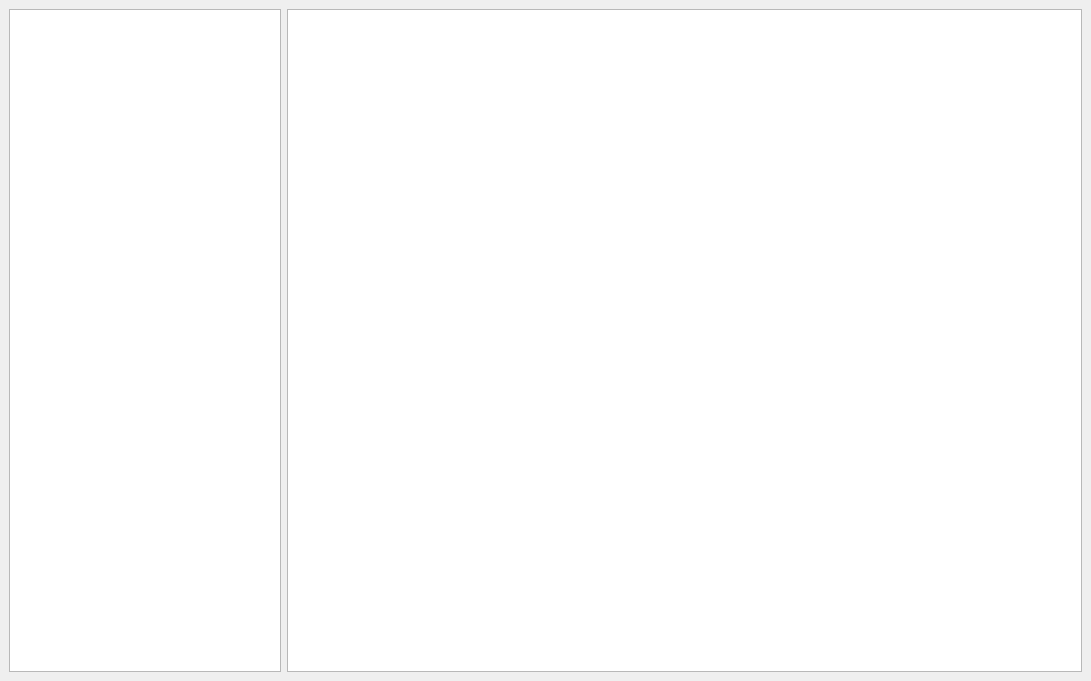
<?xml version="1.0" encoding="UTF-8"?>
<ui version="4.0">
 <class>HelpSystem</class>
 <widget class="QDockWidget" name="HelpSystem">
  <property name="enabled">
   <bool>true</bool>
  </property>
  <property name="geometry">
   <rect>
    <x>0</x>
    <y>0</y>
    <width>1091</width>
    <height>681</height>
   </rect>
  </property>
  <property name="whatsThis">
   <string>&lt;html&gt;&lt;head/&gt;&lt;body&gt;&lt;p&gt;Its your automagical help system!&lt;/p&gt;&lt;/body&gt;&lt;/html&gt;</string>
  </property>
  <property name="floating">
   <bool>false</bool>
  </property>
  <property name="features">
   <set>QDockWidget::AllDockWidgetFeatures</set>
  </property>
  <property name="windowTitle">
   <string>I am Here to Help</string>
  </property>
  <widget class="QWidget" name="dockWidgetContents">
   <layout class="QHBoxLayout" name="horizontalLayout" stretch="0,1">
    <property name="sizeConstraint">
     <enum>QLayout::SetMinAndMaxSize</enum>
    </property>
    <item>
     <widget class="QTreeView" name="helpFileTree">
      <property name="minimumSize">
       <size>
        <width>272</width>
        <height>0</height>
       </size>
      </property>
      <property name="indentation">
       <number>10</number>
      </property>
      <property name="sortingEnabled">
       <bool>true</bool>
      </property>
      <property name="animated">
       <bool>true</bool>
      </property>
      <attribute name="headerCascadingSectionResizes">
       <bool>true</bool>
      </attribute>
      <attribute name="headerMinimumSectionSize">
       <number>30</number>
      </attribute>
     </widget>
    </item>
    <item>
     <widget class="QTextBrowser" name="helpDisplay">
      <property name="frameShadow">
       <enum>QFrame::Sunken</enum>
      </property>
      <property name="lineWidth">
       <number>7</number>
      </property>
      <property name="midLineWidth">
       <number>0</number>
      </property>
      <property name="openExternalLinks">
       <bool>true</bool>
      </property>
     </widget>
    </item>
   </layout>
  </widget>
 </widget>
 <resources/>
 <connections/>
</ui>
